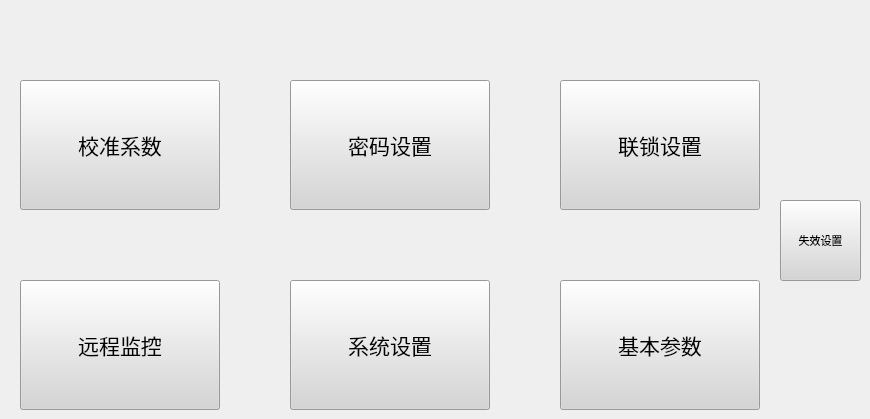
     <widget class="QWidget" name="shezhipage">
      <widget class="QToolButton" name="adjBtn">
       <property name="geometry">
        <rect>
         <x>20</x>
         <y>80</y>
         <width>200</width>
         <height>130</height>
        </rect>
       </property>
       <property name="maximumSize">
        <size>
         <width>250</width>
         <height>250</height>
        </size>
       </property>
       <property name="font">
        <font>
         <family>微软雅黑</family>
         <pointsize>16</pointsize>
        </font>
       </property>
       <property name="styleSheet">
        <string notr="true">background-color: rgb(213, 213, 213);</string>
       </property>
       <property name="text">
        <string>校准系数</string>
       </property>
       <property name="icon">
        <iconset>
         <normaloff>adjcoef.png</normaloff>adjcoef.png</iconset>
       </property>
       <property name="iconSize">
        <size>
         <width>108</width>
         <height>108</height>
        </size>
       </property>
      </widget>
      <widget class="QToolButton" name="chainBtn">
       <property name="geometry">
        <rect>
         <x>560</x>
         <y>80</y>
         <width>200</width>
         <height>130</height>
        </rect>
       </property>
       <property name="font">
        <font>
         <family>微软雅黑</family>
         <pointsize>16</pointsize>
        </font>
       </property>
       <property name="styleSheet">
        <string notr="true">background-color: rgb(213, 213, 213);</string>
       </property>
       <property name="text">
        <string>联锁设置</string>
       </property>
       <property name="icon">
        <iconset>
         <normaloff>chainset.png</normaloff>chainset.png</iconset>
       </property>
       <property name="iconSize">
        <size>
         <width>108</width>
         <height>108</height>
        </size>
       </property>
      </widget>
      <widget class="QToolButton" name="invalidBtn">
       <property name="geometry">
        <rect>
         <x>780</x>
         <y>200</y>
         <width>81</width>
         <height>81</height>
        </rect>
       </property>
       <property name="font">
        <font>
         <family>微软雅黑</family>
         <pointsize>8</pointsize>
        </font>
       </property>
       <property name="styleSheet">
        <string notr="true">background-color: rgb(213, 213, 213);</string>
       </property>
       <property name="text">
        <string>失效设置</string>
       </property>
       <property name="icon">
        <iconset>
         <normaloff>invalidset.png</normaloff>invalidset.png</iconset>
       </property>
       <property name="iconSize">
        <size>
         <width>20</width>
         <height>20</height>
        </size>
       </property>
      </widget>
      <widget class="QToolButton" name="pwdsetBtn">
       <property name="geometry">
        <rect>
         <x>290</x>
         <y>80</y>
         <width>200</width>
         <height>130</height>
        </rect>
       </property>
       <property name="font">
        <font>
         <family>微软雅黑</family>
         <pointsize>16</pointsize>
        </font>
       </property>
       <property name="styleSheet">
        <string notr="true">background-color: rgb(213, 213, 213);</string>
       </property>
       <property name="text">
        <string>密码设置</string>
       </property>
       <property name="icon">
        <iconset>
         <normaloff>passwordset.png</normaloff>passwordset.png</iconset>
       </property>
       <property name="iconSize">
        <size>
         <width>108</width>
         <height>108</height>
        </size>
       </property>
      </widget>
      <widget class="QToolButton" name="basicparaBtn">
       <property name="geometry">
        <rect>
         <x>560</x>
         <y>280</y>
         <width>200</width>
         <height>130</height>
        </rect>
       </property>
       <property name="font">
        <font>
         <family>微软雅黑</family>
         <pointsize>16</pointsize>
        </font>
       </property>
       <property name="styleSheet">
        <string notr="true">background-color: rgb(213, 213, 213);</string>
       </property>
       <property name="text">
        <string>基本参数</string>
       </property>
       <property name="icon">
        <iconset>
         <normaloff>basicpara.png</normaloff>basicpara.png</iconset>
       </property>
       <property name="iconSize">
        <size>
         <width>108</width>
         <height>108</height>
        </size>
       </property>
      </widget>
      <widget class="QToolButton" name="lrctlBtn">
       <property name="geometry">
        <rect>
         <x>20</x>
         <y>280</y>
         <width>200</width>
         <height>130</height>
        </rect>
       </property>
       <property name="font">
        <font>
         <family>微软雅黑</family>
         <pointsize>16</pointsize>
        </font>
       </property>
       <property name="styleSheet">
        <string notr="true">background-color: rgb(213, 213, 213);</string>
       </property>
       <property name="text">
        <string>远程监控</string>
       </property>
       <property name="icon">
        <iconset>
         <normaloff>remotectl.png</normaloff>remotectl.png</iconset>
       </property>
       <property name="iconSize">
        <size>
         <width>108</width>
         <height>108</height>
        </size>
       </property>
      </widget>
      <widget class="QToolButton" name="syssetBtn">
       <property name="geometry">
        <rect>
         <x>290</x>
         <y>280</y>
         <width>200</width>
         <height>130</height>
        </rect>
       </property>
       <property name="font">
        <font>
         <family>微软雅黑</family>
         <pointsize>16</pointsize>
        </font>
       </property>
       <property name="styleSheet">
        <string notr="true">background-color: rgb(213, 213, 213);</string>
       </property>
       <property name="text">
        <string>系统设置</string>
       </property>
       <property name="icon">
        <iconset>
         <normaloff>basicpara.png</normaloff>basicpara.png</iconset>
       </property>
       <property name="iconSize">
        <size>
         <width>108</width>
         <height>108</height>
        </size>
       </property>
      </widget>
     </widget>
